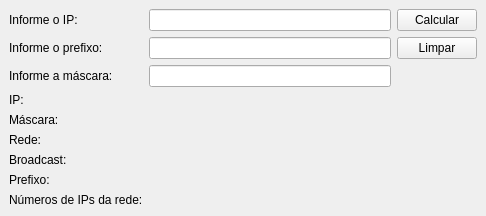
<?xml version="1.0" encoding="UTF-8"?>
<ui version="4.0">
 <class>MainWindow</class>
 <widget class="QMainWindow" name="MainWindow">
  <property name="geometry">
   <rect>
    <x>0</x>
    <y>0</y>
    <width>486</width>
    <height>209</height>
   </rect>
  </property>
  <property name="windowTitle">
   <string>Cálculo de Redes IPv4</string>
  </property>
  <widget class="QWidget" name="centralwidget">
   <property name="focusPolicy">
    <enum>Qt::NoFocus</enum>
   </property>
   <layout class="QGridLayout" name="gridLayout_2">
    <property name="sizeConstraint">
     <enum>QLayout::SetDefaultConstraint</enum>
    </property>
    <item row="0" column="0">
     <layout class="QGridLayout" name="gridLayout">
      <property name="sizeConstraint">
       <enum>QLayout::SetDefaultConstraint</enum>
      </property>
      <item row="1" column="0">
       <widget class="QLabel" name="label_3">
        <property name="text">
         <string>Informe o prefixo:</string>
        </property>
       </widget>
      </item>
      <item row="0" column="0">
       <widget class="QLabel" name="label">
        <property name="text">
         <string>Informe o IP:</string>
        </property>
       </widget>
      </item>
      <item row="2" column="0">
       <widget class="QLabel" name="label_2">
        <property name="text">
         <string>Informe a máscara:</string>
        </property>
       </widget>
      </item>
      <item row="3" column="0">
       <widget class="QLabel" name="label_4">
        <property name="text">
         <string>IP:</string>
        </property>
       </widget>
      </item>
      <item row="4" column="0">
       <widget class="QLabel" name="label_6">
        <property name="text">
         <string>Máscara:</string>
        </property>
       </widget>
      </item>
      <item row="5" column="0">
       <widget class="QLabel" name="label_8">
        <property name="text">
         <string>Rede:</string>
        </property>
       </widget>
      </item>
      <item row="5" column="1">
       <widget class="QLabel" name="lblRede">
        <property name="text">
         <string/>
        </property>
       </widget>
      </item>
      <item row="4" column="1">
       <widget class="QLabel" name="lblMascara">
        <property name="text">
         <string/>
        </property>
       </widget>
      </item>
      <item row="7" column="1">
       <widget class="QLabel" name="lblPrefixo">
        <property name="text">
         <string/>
        </property>
       </widget>
      </item>
      <item row="7" column="0">
       <widget class="QLabel" name="label_12">
        <property name="text">
         <string>Prefixo:</string>
        </property>
       </widget>
      </item>
      <item row="6" column="1">
       <widget class="QLabel" name="lblBroadcast">
        <property name="text">
         <string/>
        </property>
       </widget>
      </item>
      <item row="6" column="0">
       <widget class="QLabel" name="label_10">
        <property name="text">
         <string>Broadcast:</string>
        </property>
       </widget>
      </item>
      <item row="8" column="0">
       <widget class="QLabel" name="label_14">
        <property name="text">
         <string>Números de IPs da rede:</string>
        </property>
       </widget>
      </item>
      <item row="8" column="1">
       <widget class="QLabel" name="lblNumeroIPs">
        <property name="text">
         <string/>
        </property>
       </widget>
      </item>
      <item row="0" column="1">
       <widget class="QLineEdit" name="txtIP"/>
      </item>
      <item row="1" column="1">
       <widget class="QLineEdit" name="txtPrefixo"/>
      </item>
      <item row="2" column="1">
       <widget class="QLineEdit" name="txtMascara"/>
      </item>
      <item row="3" column="1">
       <widget class="QLabel" name="lblIP">
        <property name="text">
         <string/>
        </property>
       </widget>
      </item>
      <item row="0" column="4">
       <widget class="QPushButton" name="btnCalcular">
        <property name="text">
         <string>Calcular</string>
        </property>
       </widget>
      </item>
      <item row="1" column="4">
       <widget class="QPushButton" name="btnLimpar">
        <property name="text">
         <string>Limpar</string>
        </property>
       </widget>
      </item>
     </layout>
    </item>
   </layout>
  </widget>
 </widget>
 <resources/>
 <connections/>
</ui>
